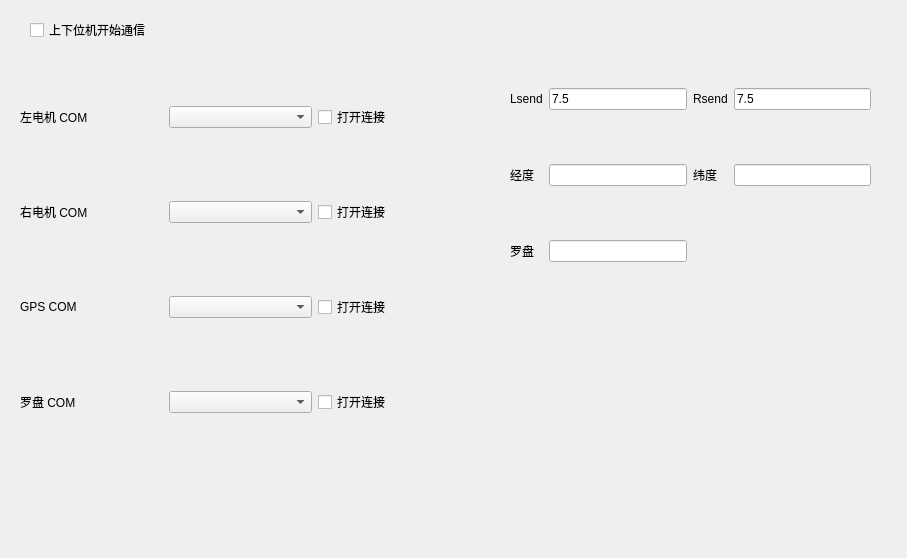
<?xml version="1.0" encoding="UTF-8"?>
<ui version="4.0">
 <class>Form</class>
 <widget class="QWidget" name="Form">
  <property name="geometry">
   <rect>
    <x>0</x>
    <y>0</y>
    <width>907</width>
    <height>558</height>
   </rect>
  </property>
  <property name="windowTitle">
   <string>下位机</string>
  </property>
  <widget class="QWidget" name="gridLayoutWidget_2">
   <property name="geometry">
    <rect>
     <x>510</x>
     <y>40</y>
     <width>361</width>
     <height>271</height>
    </rect>
   </property>
   <layout class="QGridLayout" name="gridLayout_2">
    <item row="0" column="3">
     <widget class="QLineEdit" name="Rsend_2">
      <property name="text">
       <string>7.5</string>
      </property>
     </widget>
    </item>
    <item row="0" column="2">
     <widget class="QLabel" name="Rsend">
      <property name="text">
       <string>Rsend</string>
      </property>
     </widget>
    </item>
    <item row="1" column="0">
     <widget class="QLabel" name="longitude">
      <property name="text">
       <string>经度</string>
      </property>
     </widget>
    </item>
    <item row="1" column="3">
     <widget class="QLineEdit" name="latitude_2"/>
    </item>
    <item row="1" column="2">
     <widget class="QLabel" name="latitude">
      <property name="text">
       <string>纬度</string>
      </property>
     </widget>
    </item>
    <item row="1" column="1">
     <widget class="QLineEdit" name="longitude_2">
      <property name="text">
       <string/>
      </property>
     </widget>
    </item>
    <item row="0" column="0">
     <widget class="QLabel" name="Lsend">
      <property name="text">
       <string>Lsend</string>
      </property>
     </widget>
    </item>
    <item row="0" column="1">
     <widget class="QLineEdit" name="Lsend_2">
      <property name="text">
       <string>7.5</string>
      </property>
     </widget>
    </item>
    <item row="2" column="0">
     <widget class="QLabel" name="compass">
      <property name="text">
       <string>罗盘</string>
      </property>
     </widget>
    </item>
    <item row="2" column="1">
     <widget class="QLineEdit" name="compass_2"/>
    </item>
   </layout>
  </widget>
  <widget class="QWidget" name="gridLayoutWidget_3">
   <property name="geometry">
    <rect>
     <x>20</x>
     <y>40</y>
     <width>441</width>
     <height>441</height>
    </rect>
   </property>
   <layout class="QGridLayout" name="gridLayout_3">
    <item row="3" column="0">
     <widget class="QLabel" name="COM_4">
      <property name="text">
       <string>罗盘 COM</string>
      </property>
     </widget>
    </item>
    <item row="2" column="0">
     <widget class="QLabel" name="COM_3">
      <property name="text">
       <string>GPS COM</string>
      </property>
     </widget>
    </item>
    <item row="1" column="1">
     <widget class="QComboBox" name="comboBox_2"/>
    </item>
    <item row="3" column="1">
     <widget class="QComboBox" name="comboBox_4"/>
    </item>
    <item row="0" column="1">
     <widget class="QComboBox" name="comboBox_1"/>
    </item>
    <item row="2" column="1">
     <widget class="QComboBox" name="comboBox_3"/>
    </item>
    <item row="0" column="0">
     <widget class="QLabel" name="COM_1">
      <property name="text">
       <string>左电机 COM</string>
      </property>
     </widget>
    </item>
    <item row="1" column="0">
     <widget class="QLabel" name="COM_2">
      <property name="text">
       <string>右电机 COM</string>
      </property>
     </widget>
    </item>
    <item row="0" column="2">
     <widget class="QCheckBox" name="checkBox_1">
      <property name="text">
       <string>打开连接</string>
      </property>
     </widget>
    </item>
    <item row="1" column="2">
     <widget class="QCheckBox" name="checkBox_2">
      <property name="text">
       <string>打开连接</string>
      </property>
     </widget>
    </item>
    <item row="2" column="2">
     <widget class="QCheckBox" name="checkBox_3">
      <property name="text">
       <string>打开连接</string>
      </property>
     </widget>
    </item>
    <item row="3" column="2">
     <widget class="QCheckBox" name="checkBox_4">
      <property name="text">
       <string>打开连接</string>
      </property>
     </widget>
    </item>
   </layout>
  </widget>
  <widget class="QCheckBox" name="checkBox_5">
   <property name="geometry">
    <rect>
     <x>30</x>
     <y>20</y>
     <width>121</width>
     <height>20</height>
    </rect>
   </property>
   <property name="text">
    <string>上下位机开始通信</string>
   </property>
  </widget>
 </widget>
 <resources/>
 <connections/>
</ui>
